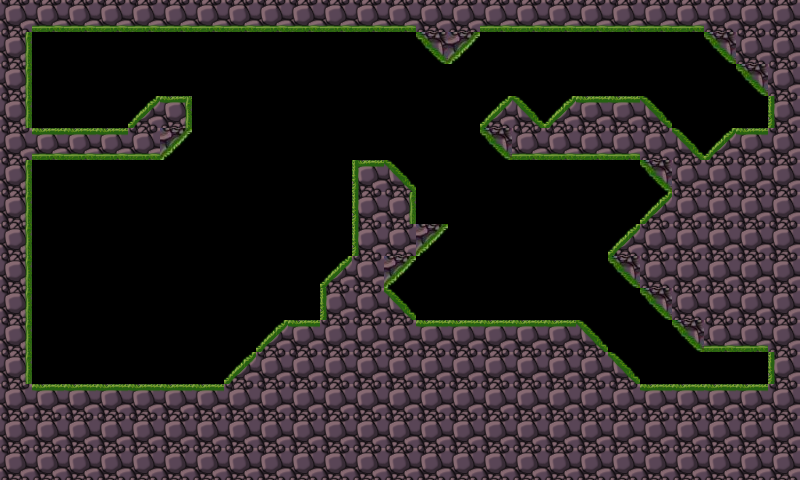

This game map was drawn from its Tiled (.tmx) file and the tilesets committed beside it. A one-line description and the trimmed map source follow:
An orthogonal 25x15 tile map with 32x32 px tiles, 1 tile layer (mpic) and 16 objects (7x fire, 6x monster, iron_v, iron_h).

<map version="1.0" orientation="orthogonal" width="25" height="15" tilewidth="32" tileheight="32">
 <tileset firstgid="1" name="tiled" tilewidth="32" tileheight="32">
  <image source="tiled.png" width="192" height="192" />
 </tileset>
 <layer name="mpic" width="25" height="15">
  <data>[375 cells, 211 non-empty, 12 distinct tile ids]</data>
 </layer>
 <objectgroup name="object" width="25" height="15">
  <object name="monster" x="46" y="94" width="28" height="27">
   <properties>
    <property name="enemy" value="true" />
    <property name="plistname" value="monster_2" />
   </properties>
  </object>
  <object name="iron_v" x="231" y="134" width="27" height="25">
   <properties>
    <property name="bottom" value="255" />
    <property name="speed" value="2" />
    <property name="top" value="480" />
   </properties>
  </object>
  <object name="iron_h" x="321" y="227" width="27" height="25">
   <properties>
    <property name="left" value="200" />
    <property name="right" value="600" />
    <property name="speed" value="2" />
   </properties>
  </object>
  <object name="fire" x="50" y="369" />
  <object name="fire" x="80" y="369" />
  <object name="fire" x="116" y="369" />
  <object name="fire" x="147" y="369" />
  <object name="monster" x="291" y="289" width="28" height="27">
   <properties>
    <property name="enemy" value="false" />
    <property name="plistname" value="monster_5" />
   </properties>
  </object>
  <object name="fire" x="751" y="367" />
  <object name="fire" x="719" y="367" />
  <object name="fire" x="684" y="368" />
  <object name="monster" x="425" y="190" width="28" height="27">
   <properties>
    <property name="enemy" value="true" />
    <property name="plistname" value="monster_2" />
   </properties>
  </object>
  <object name="monster" x="459" y="292" width="28" height="27">
   <properties>
    <property name="enemy" value="true" />
    <property name="plistname" value="monster_2" />
   </properties>
  </object>
  <object name="monster" x="532" y="79" width="28" height="27">
   <properties>
    <property name="enemy" value="false" />
    <property name="plistname" value="monster_5" />
   </properties>
  </object>
  <object name="monster" x="690" y="110" width="28" height="27">
   <properties>
    <property name="enemy" value="true" />
    <property name="plistname" value="monster_2" />
   </properties>
  </object>
 </objectgroup>
 <objectgroup name="ground" width="25" height="15">
  <object x="30" y="29">
   <polyline points="0,0 383,0 416,37 449,5 671,3 736,69 738,98 701,100 675,125 618,68 544,68 515,95 486,68 453,98 477,128 608,127 638,161 578,225 670,323 737,323 736,352 611,354 555,292 390,291 360,259 417,198 387,199 389,161 360,132 323,133 323,225 291,254 291,292 254,293 191,355 4,355 4,133 130,133 161,101 163,69 125,68 96,100 5,100 5,3" />
  </object>
 </objectgroup>
</map>
